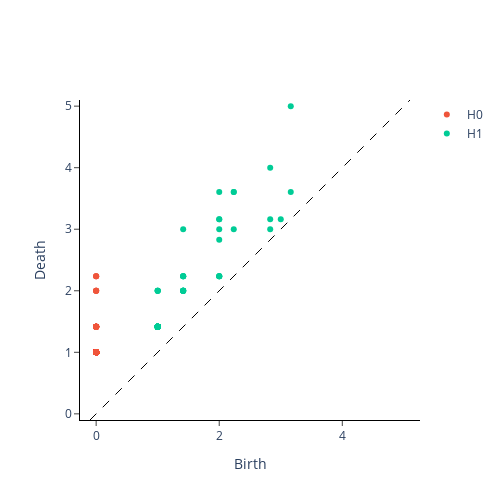

Notebook code cell kept with this figure:
### Code cell
PtCloudPers1test = VR.fit_transform(xypts1test)
VR.plot(PtCloudPers1test,0)
